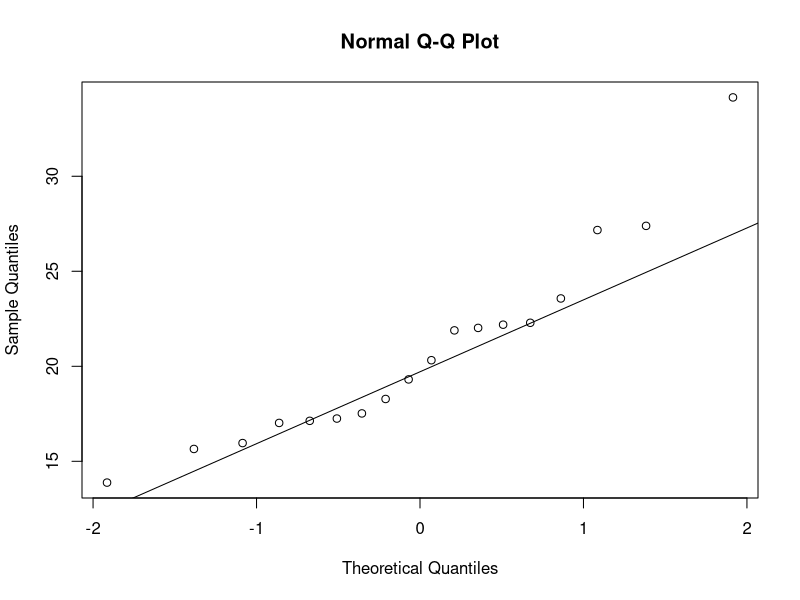
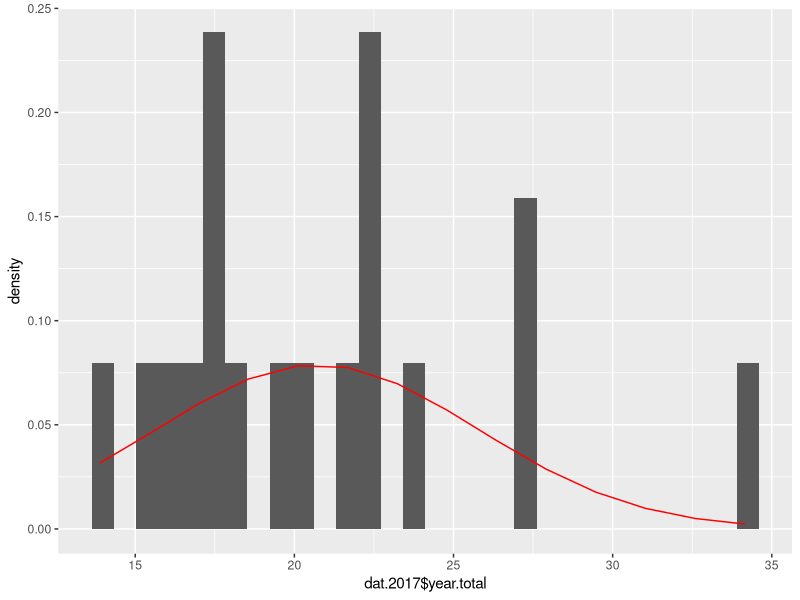
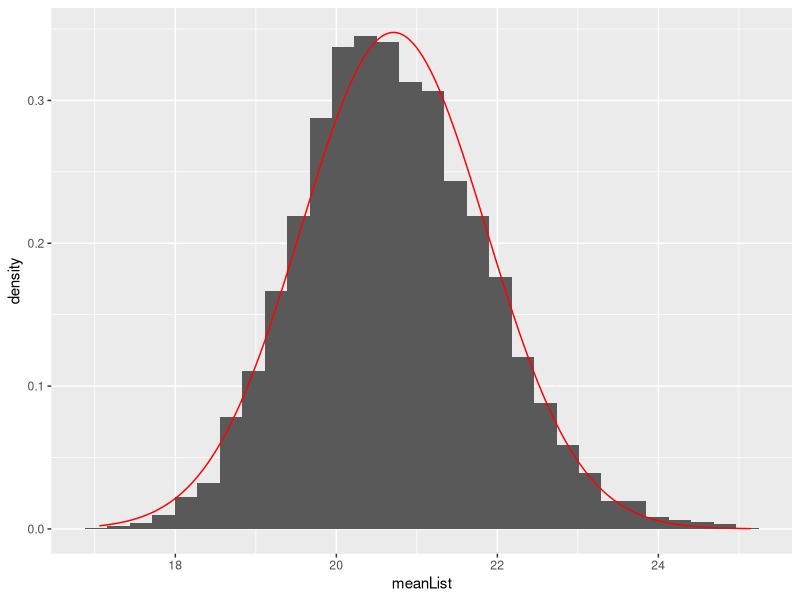

Write R code to recreate these figures, in order.
## ---- chunk 1
knitr::opts_chunk$set(echo = TRUE)
library(tidyverse)
library(knitr)
library(stringr)
library(MASS)
## ---- chunk 2
dat<-read.csv("precipitation_boulder.csv",stringsAsFactors = FALSE)
# Change all characters in the variable names to lower case.
names(dat)<-str_to_lower(names(dat))

# function to return TRUE if a string vector x contains any entries with an "*".
any_stars<-function(x){
  sum(str_detect(x,"\\*"))>0
}

# Identify the rows in the data with at least 1 "*".
iffy<-apply(dat,1,any_stars)

# Replace "Tr" with "0"
dat<-mutate_all(dat,str_replace,"Tr","0")
dat<-mutate_all(dat,str_replace_all,"\\*","")
dat<-mutate_all(dat,as.numeric)
#dat$year[iffy]
dat.trim<-dat[!iffy,]

#retrieve the 1900-1950 years
dat.1950<-filter(dat.trim, dat.trim$year <= 1950)
dat.1950<-filter(dat.1950, dat.1950$year >= 1900)

#retrieve the 2000-2017
dat.2017<-filter(dat.trim, dat.trim$year <= 2017)
dat.2017<-filter(dat.2017, dat.2017$year >= 2000)

#get mean and sd from 1900-1950 data
mean.total.1950 <- mean(dat.1950$year.total)
sd.total.1950 <- sd(dat.1950$year.total)

#get mean and sd from 2000-2017 data
mean.total.2017 <- mean(dat.2017$year.total)
sd.total.2017 <- sd(dat.2017$year.total)
## ---- chunk 3
#graph the normal distribution 

qqnorm(dat.2017$year.total)
qqline(dat.2017$year.total)

#S-Shape in the qqnorm plot shows non-normailty of our data!

## ---- chunk 4
n = nrow(dat.2017)
sigma = sqrt(4) #Use variance to find sd
sem = sigma/sqrt(n) #Standard error of the mean

#Using .975 as 95% confidence level implies the 97.5th percentile of the normal dist. at the upper tail
E = qnorm(.975)*sem; #Margin of Error
xbar = mean(dat.2017$year.total)
cat("Margin of Error: ", E, "\n")
cat("Sample mean: ", xbar, "\n")
cat("Confidence Interval: ", xbar + c(-E, E), "\n\n")

#An easier, built-in solution:
library(TeachingDemos)
z.test(dat.2017$year.total, sd = sigma)
## ---- chunk 5

n = nrow(dat.2017)
xbar2 = 18.5 #Given mean
sampleSD = sd(dat.2017$year.total) #Sample Mean
sampleMean <- mean(dat.2017$year.total)#Sample Standard Deviation
SE = sampleSD/sqrt(n) #Standard Error Estimate
cat("Standard Error Estimate: ", SE, "\n")

E = qt(.975, df = n-1)*SE #Margin of Error
cat("Margin of Error: ", E, "\n")
cat("Sample SD: ", sampleSD, "\n")
cat("Confidence Interval: ", sampleMean+c(-E, E), "\n\n")

#An easier, built-in solution, indicates that 18.5 is not the true mean:
t.test(dat.2017$year.total, mu = xbar2, conf.level = 0.95)

## ---- chunk 6
#Plotting annual precipitation values for 2000-2017 to assess for normality:
frame2017 <- data.frame(dat.2017$year.total)
mean <- mean(dat.2017$year.total)
sd <- sd(dat.2017$year.total)

g <- ggplot(frame2017)+geom_histogram(aes(x = dat.2017$year.total, y = ..density..))+
  stat_function(fun = dnorm, n = length(dat.2017), args = list(mean = mean, sd = sd), color = "red")
g

#Draw 10,000 samples of size 19 from annual precipitation values in 2000-2017
nSamples <- 10000
listSamples <- lapply(1:nSamples, function(x) sample(dat.2017$year.total, size = 18, replace = TRUE))

grabMeans <- function(x){
  sampleMean <- mean(x)
  return (sampleMean)
  
}

meanList <- sapply(listSamples, grabMeans)
meanFrame <- data.frame(meanList)

#Plot means
g1 <- ggplot(meanFrame)+geom_histogram(aes(x = meanList, y= ..density..))+stat_function(fun = dnorm, n = length(meanList), args = list(mean = mean(meanList), sd = sd(meanList)), color = "red")
g1
## ---- chunk 7

  #Use quantile method from the book (pg 62):
  cat("Bootstrapped interval: ", quantile(meanList, c(0.025, 0.975)), "\n")
  cat("Sample mean of the list of means: ", mean(meanList), "\n")
